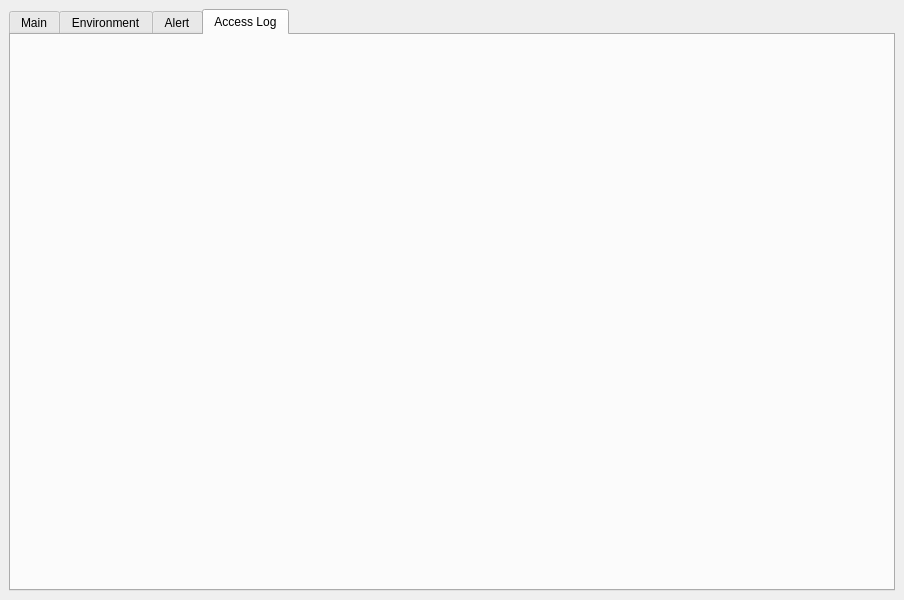
<?xml version="1.0" encoding="UTF-8"?>
<ui version="4.0">
 <class>MainWindow</class>
 <widget class="QMainWindow" name="MainWindow">
  <property name="geometry">
   <rect>
    <x>0</x>
    <y>0</y>
    <width>904</width>
    <height>600</height>
   </rect>
  </property>
  <property name="windowTitle">
   <string>MainWindow</string>
  </property>
  <widget class="QWidget" name="centralwidget">
   <layout class="QVBoxLayout" name="verticalLayout">
    <item>
     <widget class="QTabWidget" name="pTabWidget">
      <property name="currentIndex">
       <number>3</number>
      </property>
      <widget class="QWidget" name="pTab1">
       <attribute name="title">
        <string>Main</string>
       </attribute>
      </widget>
      <widget class="QWidget" name="pTab2">
       <attribute name="title">
        <string>Environment</string>
       </attribute>
      </widget>
      <widget class="QWidget" name="pTab3">
       <attribute name="title">
        <string>Alert</string>
       </attribute>
      </widget>
      <widget class="QWidget" name="pTab4">
       <attribute name="title">
        <string>Access Log</string>
       </attribute>
      </widget>
     </widget>
    </item>
   </layout>
  </widget>
 </widget>
 <resources/>
 <connections/>
</ui>
